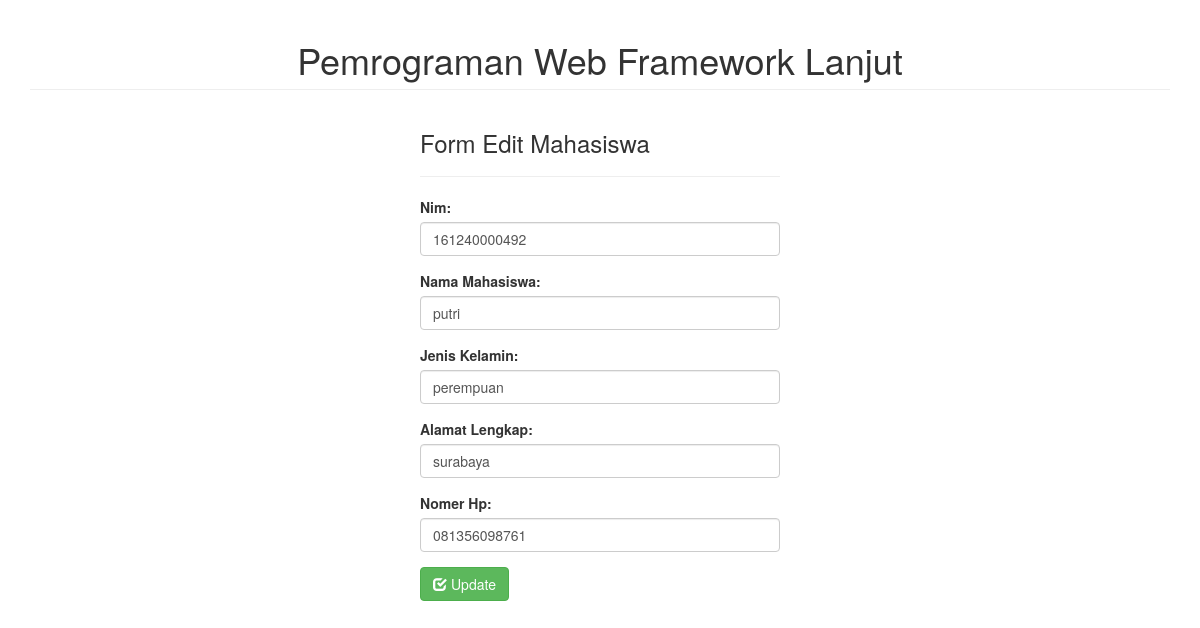
The app's page /index.php/mahasiswa/edit/2 with its own data.
### tables this page shows
CREATE TABLE `tbl_mahasiswa` (
  `id` int(11) NOT NULL,
  `nim` varchar(30) NOT NULL,
  `nama_mahasiswa` varchar(100) NOT NULL,
  `jenis_kelamin` varchar(100) NOT NULL,
  `alamat_lengkap` varchar(100) NOT NULL,
  `nomer_hp` varchar(15) NOT NULL
);

### application/controllers/Mahasiswa.php (called while the page is built, shortened)
<?php
class Mahasiswa extends CI_Controller {
	function __construct(){
		$this->load->model('model_mahasiswa');
	}
	public function edit($id){
		$data['mhs'] = $this->model_mahasiswa->getMhs($id);
		$this->load->view('edit_mahasiswa', $data);
	}
}
?>

### index.php (called while the page is built, shortened)
<?php
require_once BASEPATH.'core/CodeIgniter.php';

### application/models/Model_mahasiswa.php (called while the page is built, shortened)
<?php
	class Model_mahasiswa extends CI_Model {
		public function getMhs($id){
			$query = $this->db->get_where('tbl_mahasiswa',array('id'=>$id));
			return $query->row_array();
		}
	}
?>

### application/views/edit_mahasiswa.php (the view, shortened to what this page needs)
<!DOCTYPE html>
<html>
<head>
	<link rel="stylesheet" type="text/css" href="<?php echo base_url(); ?>bootstrap/css/bootstrap.min.css">
</head>
<body>
<div class="container">
	<h1 class="page-header text-center">Pemrograman Web Framework Lanjut</h1>
	<div class="row">
		<div class="col-sm-4 col-sm-offset-4">
			<h3>Form Edit Mahasiswa</h3>
			<hr>
			<?php extract($mhs); ?>
			<form method="POST" action="<?php echo base_url(); ?>index.php/mahasiswa/update/<?php echo $id; ?>">
				<div class="form-group">
					<label>Nim:</label>
					<input type="number" class="form-control" value="<?php echo $nim; ?>" name="nim">
				</div>
				<div class="form-group">
					<label>Nama Mahasiswa:</label>
					<input type="text" class="form-control" value="<?php echo $nama_mahasiswa; ?>" name="nama_mahasiswa">
				</div>
				<div class="form-group">
					<label>Jenis Kelamin:</label>
					<input type="text" class="form-control" value="<?php echo $jenis_kelamin; ?>" name="jenis_kelamin">
				</div>
				<div class="form-group">
					<label>Alamat Lengkap:</label>
					<input type="text" class="form-control" value="<?php echo $alamat_lengkap; ?>" name="alamat_lengkap">
				</div>
				<div class="form-group">
					<label>Nomer Hp:</label>
					<input type="number" class="form-control" value="<?php echo $nomer_hp; ?>" name="nomer_hp">
				</div>
				<button type="submit" class="btn btn-success"><span class="glyphicon glyphicon-check"></span> Update</button>
			</form>
		</div>
	</div>
</div>
</body>
</html>

### records on screen
tbl_mahasiswa: nim "161240000492", nama_mahasiswa "putri", jenis_kelamin "perempuan", alamat_lengkap "surabaya", nomer_hp "081356098761"
